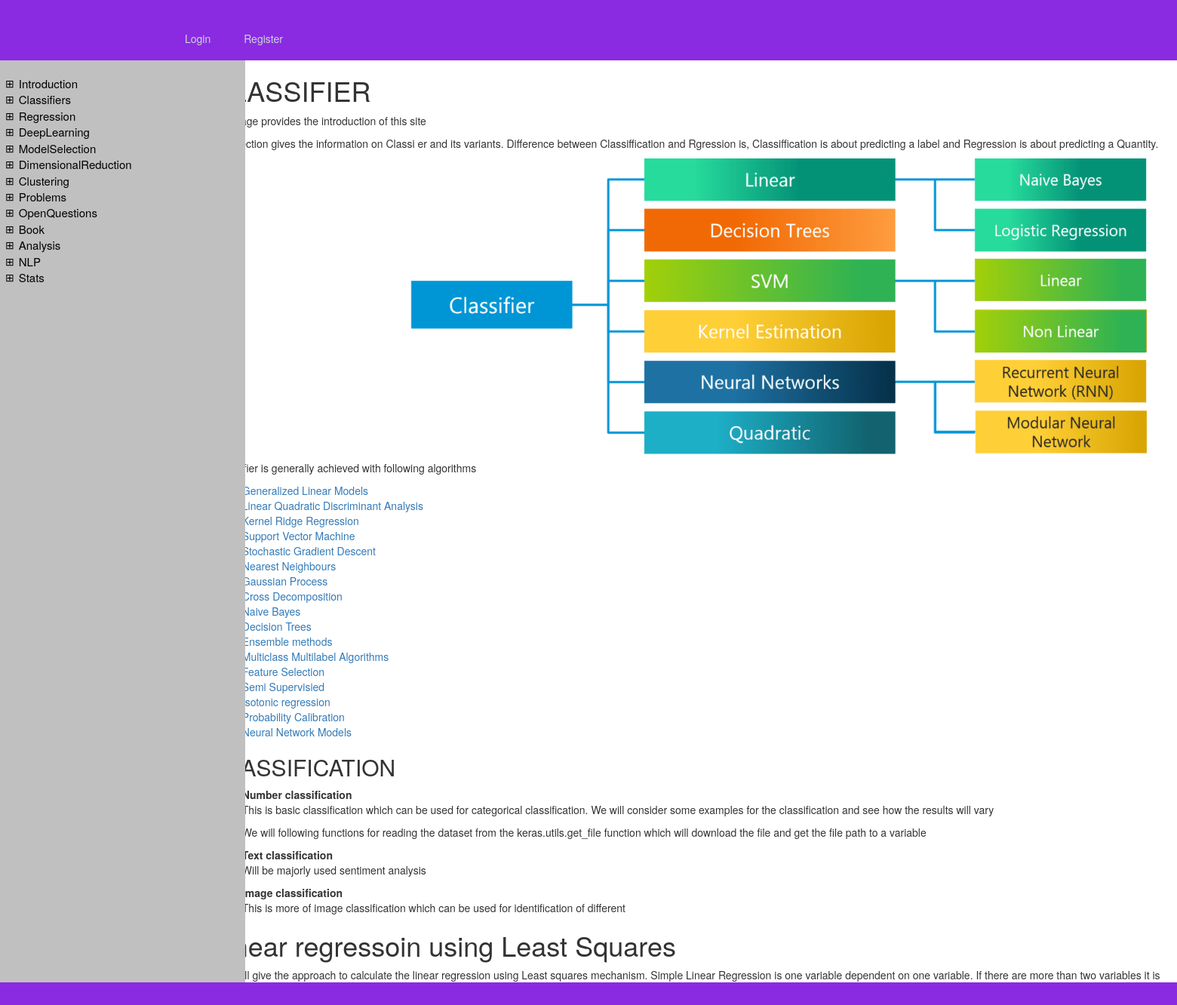
Before: /start/Classifiers with the older database file.
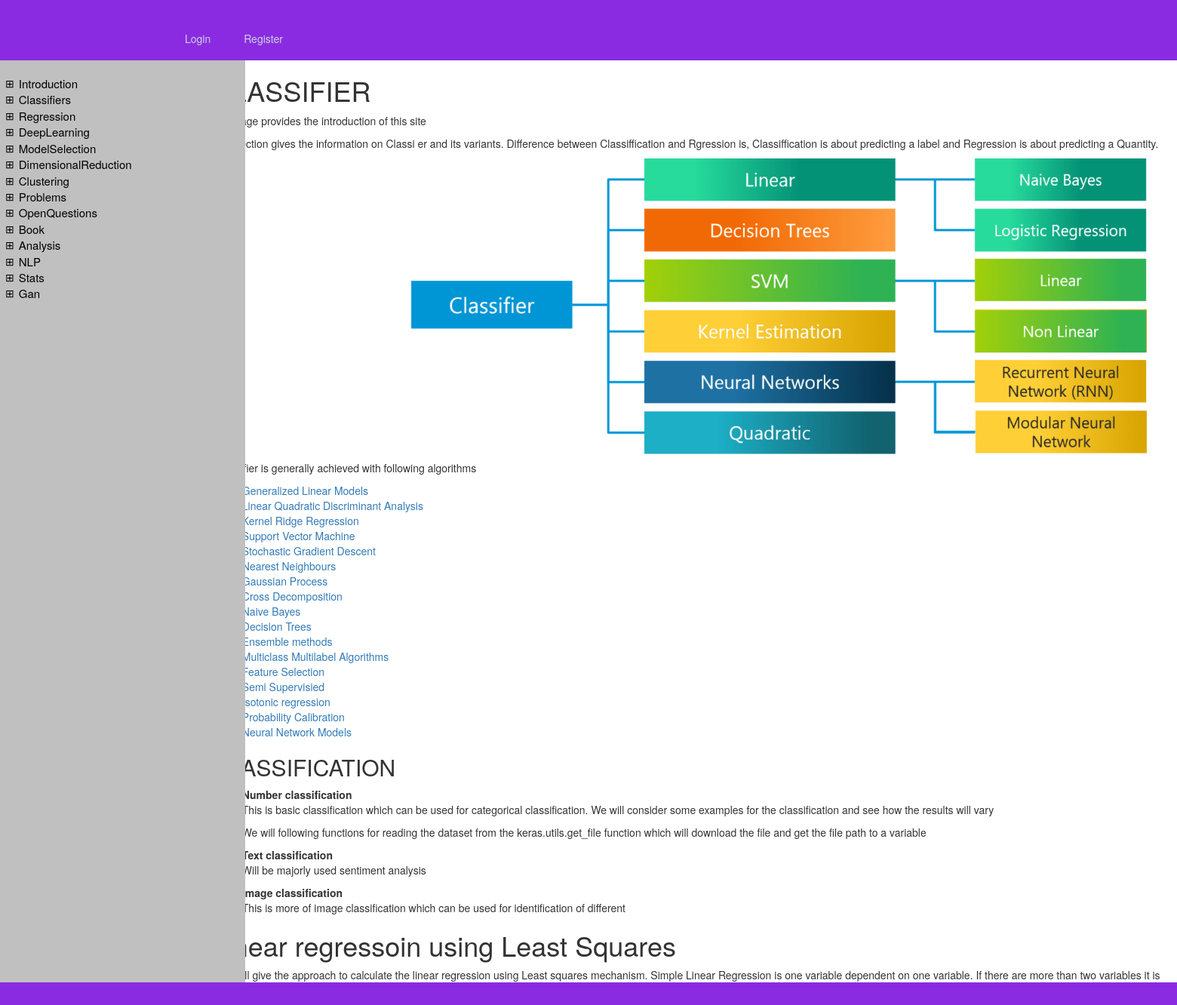
After: the same page with the newer database file.
### application/models.py (models this page shows, shortened)
class FirstLevel(db.Model):
    id = db.Column(db.Integer, primary_key=True)
    title = db.Column(db.String(200), unique=True, nullable=False)
    secondlevel = db.relationship('SecondLevel',backref='parent', lazy=True)

### application/routes.py (the view)
@app.route("/start/<string:heading>")
def start(heading):
    first_level = FirstLevel.query.all()
    if heading == 'Introduction':
        return render_template("intro.html",first_level=first_level)
    elif heading == 'Classifiers':
        return render_template("classifier.html",first_level=first_level)
    elif heading == 'Regression':
        return render_template("regression.html",first_level=first_level)
    elif heading == 'DeepLearning':
        return render_template("deeplearning.html",first_level=first_level)
    elif heading == 'ModelSelection':
        return render_template("modelselection.html",first_level=first_level)
    elif heading == 'DimensionalReduction':
        return render_template("dimensionalreduction.html",first_level=first_level)
    elif heading == 'Clustering':
        return render_template("clustering.html",first_level=first_level)
    elif heading == 'Problems':
        return render_template("problems.html",first_level=first_level)
    elif heading == 'OpenQuestions':
        return render_template("openquestions.html",first_level=first_level)
    elif heading == 'NLP':
        return render_template("book_nlp.html",first_level=first_level)
    elif heading == 'Book':
        return render_template("book.html",first_level=first_level)
    elif heading == 'Stats':
        return render_template("stats.html",first_level=first_level)
    else:
        return render_template('intro.html',first_level=first_level)

### application/templates/classifier.html
{% extends "layout.html" %}
{% block content %}
<div>
    <h1>CLASSIFIER</h1>
    <p>This page provides the introduction of this site</p>
    <p>This section gives the information on Classier and its variants.
Difference between Classiffication and Rgression is, Classiffication is about predicting a label and Regression
is about predicting a Quantity.</p>
<img src="{{url_for('static', filename='classifier_info.png')}}" alt="" align="middle" width="1500" height="400"><br>
<p>Classiffier is generally achieved with following algorithms
	<ul>
<li><a href="{{ url_for('gen_lin_models') }}" >Generalized Linear Models</a></li>
<li><a href="{{ url_for('lin_disc_ana') }}" >Linear Quadratic Discriminant Analysis</a></li>
<li><a href="{{ url_for('kernel_ridge') }}" >Kernel Ridge Regression</a></li>
<li><a href="{{ url_for('svm') }}" >Support Vector Machine</a></li>
<li><a href="{{ url_for('sto_grad_descent') }}" >Stochastic Gradient Descent</a></li>
<li><a href="{{ url_for('near_neig') }}" >Nearest Neighbours</a></li>
<li><a href="{{ url_for('gauss_process') }}" >Gaussian Process</a></li>
<li><a href="{{ url_for('cross_validation') }}" >Cross Decomposition</li>
<li><a href="{{ url_for('naive_bayes') }}" >Naive Bayes</li></a>
<li><a href="{{ url_for('decision_tree') }}" >Decision Trees</a></li>
<li><a href="{{ url_for('ensemble_methods') }}" >Ensemble methods</a></li>
<li><a href="{{ url_for('multiclass_multilabel_algos') }}" >Multiclass Multilabel Algorithms</a></li>
<li><a href="{{ url_for('feature_selection') }}" >Feature Selection</a></li>
<li><a href="{{ url_for('semi_super') }}" >Semi Supervisied</a></li>
<li><a href="{{ url_for('isotonic_regression') }}" >Isotonic regression</a></li>
<li><a href="{{ url_for('probability_calibration') }}" >Probability Calibration</a></li>
<li><a href="{{ url_for('neural_network') }}" >Neural Network Models</a></li>
</ul>
</p>
<h2>CLASSIFICATION</h2>
    <ol>
        <li><b>Number classification</b></li>
            <p>This is basic classification which can be used for categorical classification. We will consider some
                examples for the classification and see how the results will vary  </p>
            <p>We will following functions for reading the dataset from the keras.utils.get_file function which will download the
                file and get the file path to a variable</p>
        <li><b>Text classification</b></li>
            <p>Will be majorly used sentiment analysis</p>
        <li><b>Image classification</b></li>
            <p>This is more of image classification which can be used for identification of different </p>
    </ol>
<h1> Linear regressoin using Least Squares</h1>
	<p>This will give the approach to calculate the linear regression using Least squares mechanism. Simple Linear
Regression is one variable dependent on one variable. If there are more than two variables it is Multiple
Linear Regressions.</p>
</div>
{% endblock content %}

### application/templates/layout.html (shortened to what this page needs)
<!DOCTYPE html>
<html lang="en">
<head>
    <link rel= "stylesheet" type= "text/css" href= "{{ url_for('static',filename='styles/tree_style.css') }}">
    <link rel= "stylesheet" type= "text/css" href= "{{ url_for('static',filename='styles/main.css') }}">
    <link rel= "stylesheet" type= "text/css" href= "{{ url_for('static',filename='styles/bootstrap.min.css') }}">
</head>
<body>
<div class="headerLayout">
    <nav class="navbar navbar-expand-md navbar-dark bg-steel fixed-top">
        <div class="container">
          <div class="collapse navbar-collapse" id="navbarToggle">
            <div class="navbar-nav">
                {% if current_user.is_authenticated %}
                    <a class="nav-item nav-link" href="{{url_for('intro')}}">HOME</a>
                    <a class="nav-item nav-link" href="{{url_for('requirement')}}">REQUIREMENT</a>
                    <a class="nav-item nav-link" href="{{url_for('logout')}}">LOGOUT</a>
                {% else %}
                    <a class="nav-item nav-link" href="{{url_for('login')}}">Login</a>
                    <a class="nav-item nav-link" href="{{url_for('register')}}">Register</a>
                {% endif %}
            </div>
          </div>
        </div>
      </nav>
</div>
<div  class="sidenav">
    <ul id="myUL">
        {% for value in first_level %}
        <li><span class="box"><a href="{{url_for('start',heading=value.title)}}">{{value.title}}</a></span>
        </li>
        {% endfor %}
    </ul>
</div>
<div class="layoutMain" id="main">
    {% block content %}
    {% endblock content%}
</div>
<div class="footerLayout"></div>
</body>
</html>

### application/static/styles/tree_style.css (style rules this page uses)
.sidenav { width: 32.5rem; position: fixed; margin-top: 80px; top: 0; left: 0; bottom: 0; background-color: #C0C0C0; overflow-x: scroll; padding-top: 20px; padding-left: 7px; }
.sidenav a { text-decoration: none; font-size: 15px; color: black; display: block; transition: 0.3s; }
.layoutMain { margin-left:7px; }
#main { margin-top: 80px; float: right; width: 82%; }
ul, #myUL { list-style-type: none; }
#myUL { margin: 0; padding: 0; color: black; }
.box { cursor: pointer; -webkit-user-select: none; -moz-user-select: none; -ms-user-select: none; user-select: none; display: flex; }
.box::before { content: "\229E"; color: black; display: inline-block; margin-right: 6px; }
.headerLayout { height: 80px; width:100%; vertical-align: top; background-color: blueviolet; position:fixed; }
.footerLayout { height: 30px; position: fixed; left: 0; bottom: 0; width: 100%; background-color: blueviolet; }

### application/static/styles/main.css (style rules this page uses)
.headerLayout .navbar-nav .nav-link { color: #cbd5db; }
.headerLayout .navbar-nav .nav-item { padding: 10px 20px; }
.headerLayout .navbar { margin-top: 40px; }

Changed rows visible on the page:
added FirstLevel: title "Gan"
